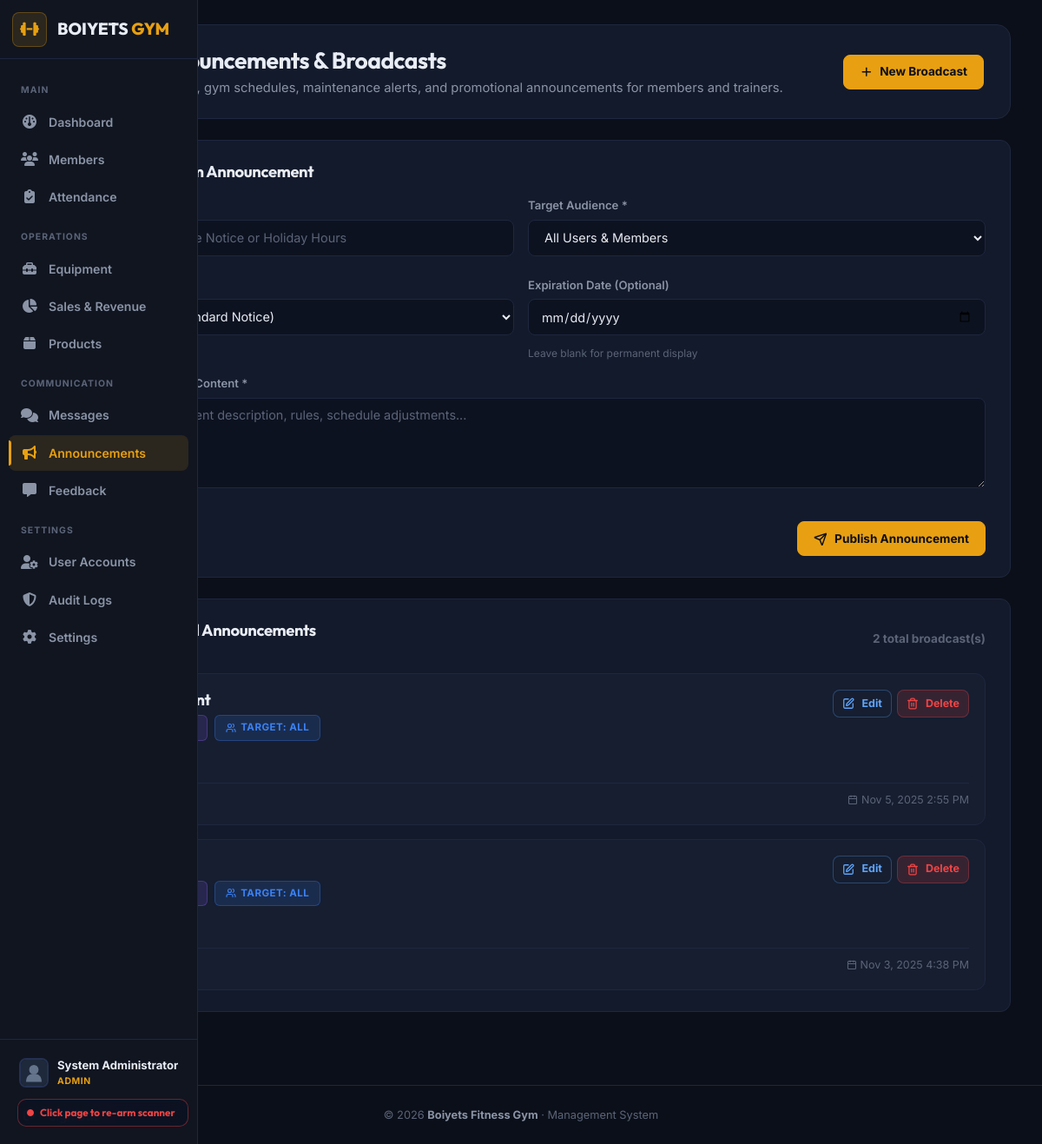
/adminannouncement.php (signed in), run on the app's committed database.
### tables this page shows
CREATE TABLE `announcements` (
  `id` int(11) NOT NULL,
  `title` varchar(255) NOT NULL,
  `content` text NOT NULL,
  `created_by` varchar(50) NOT NULL,
  `created_at` timestamp NOT NULL DEFAULT current_timestamp(),
  `expiry_date` date DEFAULT NULL,
  `priority` enum('low','medium','high') DEFAULT 'medium',
  `target_audience` enum('all','clients','trainers') DEFAULT 'all',
  `updated_by` int(11) DEFAULT NULL,
  `updated_at` timestamp NULL DEFAULT current_timestamp() ON UPDATE current_timestamp()
);

### public_html/adminannouncement.php (the view, shortened to what this page needs)
<?php
require_once __DIR__ . '/chat_functions.php';
$announcements_result = $conn->query("SELECT * FROM announcements ORDER BY created_at DESC");
require_once __DIR__ . '/includes/header.php';
require_once __DIR__ . '/includes/nav.php';
?>
<div class="gym-main-container">
  <div class="gym-page-header">
    <div>
      <h1 class="gym-page-title" style="display: flex; align-items: center; gap: 10px;">
        Gym Announcements & Broadcasts
      </h1>
      <p class="gym-page-subtitle">Publish system notices, gym schedules, maintenance alerts, and promotional announcements for members and trainers.</p>
    </div>
    <div style="display: flex; gap: 0.75rem; align-items: center;">
      <a href="#createAnnouncementCard" class="gym-btn gym-btn-yellow">
        <i data-lucide="plus"></i> New Broadcast
      </a>
    </div>
  </div>
  <div class="gym-card" id="createAnnouncementCard" style="margin-bottom: 1.5rem;">
    <h2 class="gym-card-title flex items-center gap-2" style="margin-bottom: 1.25rem;">
      Create New Gym Announcement
    </h2>
    <form method="POST" style="display: flex; flex-direction: column; gap: 1rem;">
      <div style="display: grid; grid-template-columns: repeat(auto-fit, minmax(240px, 1fr)); gap: 1rem;">
        <div>
          <label class="gym-form-label">Announcement Title *</label>
          <input type="text" name="announcement_title" class="gym-form-control" placeholder="e.g. Gym Maintenance Notice or Holiday Hours" required>
        </div>
        <div>
          <label class="gym-form-label">Target Audience *</label>
          <select name="target_audience" class="gym-form-control" required>
            <option value="all">All Users & Members</option>
          </select>
        </div>
      </div>
      <div style="display: grid; grid-template-columns: repeat(auto-fit, minmax(240px, 1fr)); gap: 1rem;">
        <div>
          <label class="gym-form-label">Priority Level *</label>
          <select name="priority" class="gym-form-control" required>
            <option value="medium" selected>Medium Priority (Standard Notice)</option>
          </select>
        </div>
        <div>
          <label class="gym-form-label">Expiration Date (Optional)</label>
          <input type="date" name="expiry_date" class="gym-form-control" min="<?php echo date('Y-m-d'); ?>">
          <div style="font-size: 0.75rem; color: var(--text-dim); margin-top: 4px;">Leave blank for permanent display</div>
        </div>
      </div>
      <div>
        <label class="gym-form-label">Announcement Details & Content *</label>
        <textarea name="announcement_content" rows="4" class="gym-form-control" placeholder="Write full announcement description, rules, schedule adjustments..." required></textarea>
      </div>
      <div style="display: flex; justify-content: flex-end; margin-top: 0.5rem;">
        <button type="submit" name="create_announcement" class="gym-btn gym-btn-yellow" style="min-height: 42px; padding: 0 24px;">
          <i data-lucide="send"></i> Publish Announcement
        </button>
      </div>
    </form>
  </div>
  <div class="gym-card">
    <div style="display: flex; justify-content: space-between; align-items: center; margin-bottom: 1.25rem;">
      <h2 class="gym-card-title" style="margin: 0; display: flex; align-items: center; gap: 10px;">
        Active Published Announcements
      </h2>
      <span style="font-size: 0.85rem; font-weight: 700; color: var(--text-dim);">
        <?php echo $announcements_result ? $announcements_result->num_rows : 0; ?> total broadcast(s)
      </span>
    </div>
    <div style="display: flex; flex-direction: column; gap: 1rem;">
      <?php if ($announcements_result && $announcements_result->num_rows > 0): ?>
        <?php while($announcement = $announcements_result->fetch_assoc()): ?>
          <?php
          $priority_badge = '';
          switch(strtolower($announcement['priority'])) {
            case 'medium':
              $priority_badge = '<span class="gym-badge gym-badge-pending"><i data-lucide="info" style="width: 12px; height: 12px;"></i> Medium Priority</span>';
              break;
          }
          ?>
          <div style="background: var(--bg-surface); border: 1px solid var(--border); border-radius: var(--radius-md); padding: 18px; transition: border-color 0.2s ease;">
            <div style="display: flex; justify-content: space-between; align-items: flex-start; flex-wrap: wrap; gap: 12px; margin-bottom: 12px;">
              <div>
                <h3 style="font-family: 'Outfit', sans-serif; font-weight: 700; font-size: 1.15rem; color: var(--text-primary); margin: 0 0 6px;">
                </h3>
                <div style="display: flex; align-items: center; gap: 8px; flex-wrap: wrap;">
                  <?php echo $priority_badge; ?>
                  <span class="gym-badge gym-badge-info" style="text-transform: capitalize;">
                    <i data-lucide="users" style="width: 12px; height: 12px;"></i> Target: <?php echo htmlspecialchars($announcement['target_audience']); ?>
                  </span>
                </div>
              </div>
              <div style="display: flex; gap: 6px; align-items: center;">
                <button type="button" onclick="openEditModal(<?php echo $announcement['id']; ?>, '<?php echo addslashes($announcement['title']); ?>', '<?php echo addslashes(str_replace(array("\r", "\n"), array('\r', '\n'), $announcement['content'])); ?>', '<?php echo $announcement['priority']; ?>', '<?php echo $announcement['target_audience']; ?>', '<?php echo $announcement['expiry_date']; ?>')"
                        class="gym-btn gym-btn-outline" style="min-height: 32px !important; padding: 4px 10px !important; font-size: 0.78rem !important; color: #60a5fa !important; border-color: rgba(96, 165, 250, 0.3) !important;">
                  <i data-lucide="edit" style="width: 14px; height: 14px;"></i> Edit
                </button>
                <form method="POST" onsubmit="return confirm('Are you sure you want to delete this announcement?');" style="margin: 0;">
                  <button type="submit" name="delete_announcement" class="gym-btn gym-btn-danger" style="min-height: 32px !important; padding: 4px 10px !important; font-size: 0.78rem !important;">
                    <i data-lucide="trash-2" style="width: 14px; height: 14px;"></i> Delete
                  </button>
                </form>
              </div>
            </div>
            <p style="color: var(--text-secondary); font-size: 0.92rem; line-height: 1.5; margin: 0 0 14px; white-space: pre-wrap;"><?php echo nl2br(htmlspecialchars($announcement['content'])); ?></p>
            <div style="display: flex; justify-content: space-between; align-items: center; font-size: 0.78rem; color: var(--text-dim); border-top: 1px solid var(--border); padding-top: 10px;">
              <span>Posted by: <strong style="color: var(--accent);"><?php echo htmlspecialchars($announcement['created_by']); ?></strong></span>
              <span><i data-lucide="calendar" style="width: 12px; height: 12px; display: inline;"></i> <?php echo date('M j, Y g:i A', strtotime($announcement['created_at'])); ?></span>
            </div>
          </div>
        <?php endwhile; ?>
      <?php endif; ?>
    </div>
  </div>
</div>
<?php
require_once __DIR__ . '/includes/footer.php';
?>

### data on the page
announcements: target_audience "ALL", created_at "Nov 5, 2025 2:55 PM"
announcements: target_audience "ALL", created_at "Nov 3, 2025 4:38 PM"

### other printed values
$user_name "System Administrator"
$user_role "ADMIN"
$announcements_result->num_rows "2"
